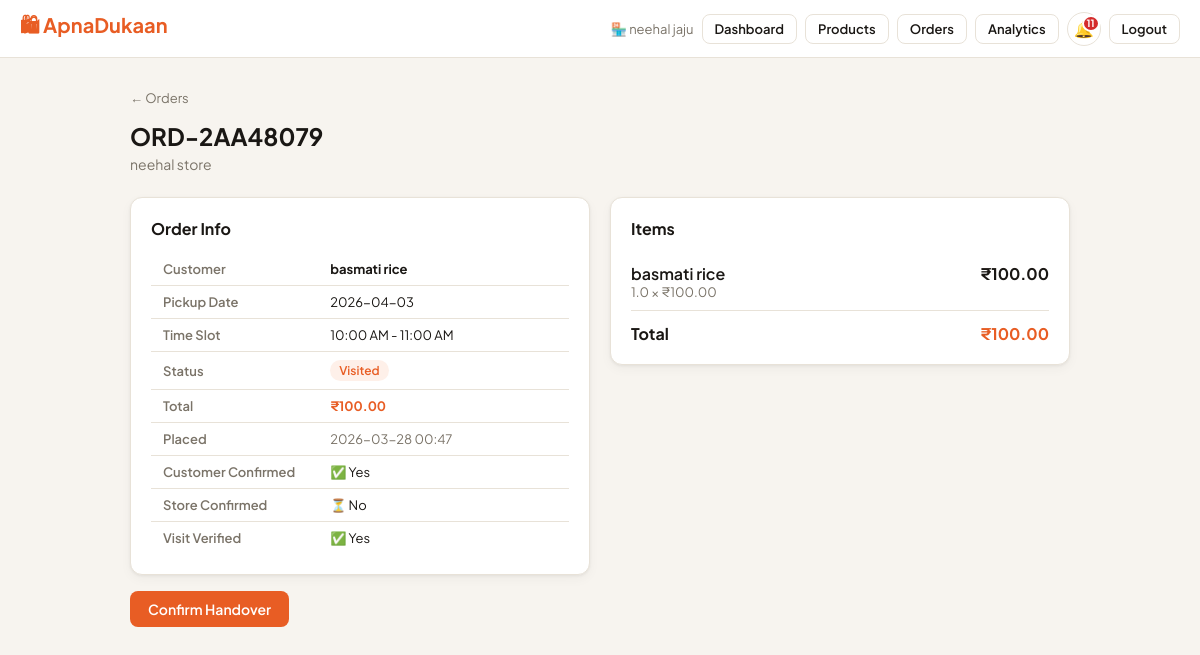
/owner/order/ORD-2AA48079 (signed in), run on the app's committed database.
### tables this page shows
CREATE TABLE stores(store_id TEXT PRIMARY KEY,owner_id TEXT NOT NULL,
  name TEXT NOT NULL,owner_name TEXT NOT NULL,address TEXT NOT NULL DEFAULT'',
  category TEXT NOT NULL DEFAULT'General',qr_code TEXT NOT NULL,
  points INTEGER NOT NULL DEFAULT 0,is_open INTEGER NOT NULL DEFAULT 1,
  is_approved INTEGER NOT NULL DEFAULT 1,
  description TEXT NOT NULL DEFAULT'',
  image_b64 TEXT,image_mime TEXT NOT NULL DEFAULT'image/jpeg',
  created_at TEXT NOT NULL DEFAULT(datetime('now')), latitude REAL, longitude REAL,
  FOREIGN KEY(owner_id) REFERENCES owners(owner_id));

CREATE TABLE orders(order_id TEXT PRIMARY KEY,customer_name TEXT NOT NULL,
  store_id TEXT NOT NULL,slot_id TEXT NOT NULL,
  pickup_date TEXT NOT NULL DEFAULT(date('now')),
  status TEXT NOT NULL DEFAULT'placed' CHECK(status IN
    ('placed','preparing','ready','visited','completed','no_show','failed')),
  total_amount REAL NOT NULL DEFAULT 0,customer_confirmed INTEGER NOT NULL DEFAULT 0,
  store_confirmed INTEGER NOT NULL DEFAULT 0,visit_verified INTEGER NOT NULL DEFAULT 0,
  placed_at TEXT NOT NULL DEFAULT(datetime('now')),completed_at TEXT,
  FOREIGN KEY(store_id) REFERENCES stores(store_id),
  FOREIGN KEY(slot_id) REFERENCES time_slots(slot_id));

CREATE TABLE time_slots(slot_id TEXT PRIMARY KEY,store_id TEXT NOT NULL,
  label TEXT NOT NULL,start_time TEXT NOT NULL,end_time TEXT NOT NULL,
  max_orders INTEGER NOT NULL DEFAULT 10,is_active INTEGER NOT NULL DEFAULT 1,
  FOREIGN KEY(store_id) REFERENCES stores(store_id) ON DELETE CASCADE);

CREATE TABLE order_items(item_id TEXT PRIMARY KEY,order_id TEXT NOT NULL,
  product_id TEXT NOT NULL,product_name TEXT NOT NULL,
  quantity REAL NOT NULL CHECK(quantity>0),unit_price REAL NOT NULL CHECK(unit_price>=0),
  subtotal REAL NOT NULL,
  FOREIGN KEY(order_id) REFERENCES orders(order_id) ON DELETE CASCADE);

### app.py (the view)
    @app.route("/owner/order/<order_id>")
    @owner_required
    def owner_order_detail(order_id):
        sid=session["store_id"]; conn=get_db()
        order=conn.execute("""SELECT o.*,s.name AS store_name,ts.label AS slot_label
            FROM orders o JOIN stores s ON o.store_id=s.store_id
            JOIN time_slots ts ON o.slot_id=ts.slot_id
            WHERE o.order_id=? AND o.store_id=?""",(order_id,sid)).fetchone()
        if not order: abort(404)
        items=conn.execute("SELECT * FROM order_items WHERE order_id=?",(order_id,)).fetchall()
        existing_rating=conn.execute("SELECT * FROM reviews WHERE reviewer_type='owner' AND reviewer_id=? "
                                     "AND target_type='customer' AND order_id=?",(sid,order_id)).fetchone()
        return render_template("owner_order_detail.html",order=order,items=items,existing_rating=existing_rating)

### app.py (called while the page is built)
def _register_db_hooks(app):
    @app.teardown_appcontext
    def close_db(exc=None):
        db = g.pop("db", None)
        if db: db.close()

def get_db():
    if "db" not in g:
        from flask import current_app
        g.db = sqlite3.connect(current_app.config["DB_PATH"], timeout=30, check_same_thread=False)
        g.db.row_factory = sqlite3.Row
        for pragma in ("PRAGMA journal_mode=WAL","PRAGMA busy_timeout=30000",
                       "PRAGMA synchronous=NORMAL","PRAGMA foreign_keys=ON"):
            g.db.execute(pragma)
    return g.db

def get_unread_count(recipient_type, recipient_id):
    try:
        r = get_db().execute(
            "SELECT COUNT(*) FROM notifications WHERE recipient_type=? AND recipient_id=? AND is_read=0",
            (recipient_type, recipient_id)).fetchone()
        return r[0] if r else 0
    except Exception:
        return 0

def owner_required(f):
    @wraps(f)
    def d(*a,**kw):
        if not session.get("owner_id"):
            flash("Please log in to access your store dashboard.","error")
            return redirect(url_for("owner_login"))
        return f(*a,**kw)
    return d

def _register_security_headers(app):
    @app.after_request
    def add_headers(response):
        h = response.headers
        h["X-Content-Type-Options"]="nosniff"; h["X-Frame-Options"]="SAMEORIGIN"
        h["X-XSS-Protection"]="1; mode=block"; h["Referrer-Policy"]="strict-origin-when-cross-origin"
        h["Permissions-Policy"]="geolocation=(self),microphone=(),camera=()"
        if app.config.get("SESSION_COOKIE_SECURE"):
            h["Strict-Transport-Security"]="max-age=31536000; includeSubDomains"
        if request.path.startswith(("/owner/","/my-","/control-panel/")):
            h["Cache-Control"]="no-store,no-cache,must-revalidate,private"
        return response

### templates/owner_order_detail.html (shortened to what this page needs)
{% extends "base.html" %}
{% block content %}
<div style="margin-bottom:14px;"><a href="/owner/orders" style="font-size:13px;color:var(--muted);">← Orders</a></div>
<h1 class="page-title">{{ order.order_id }}</h1>
<p class="page-subtitle">{{ order.store_name }}</p>
<div class="grid2" style="gap:20px;align-items:start;">
  <div>
    <div class="card" style="margin-bottom:16px;">
      <div style="font-weight:700;margin-bottom:14px;">Order Info</div>
      <table class="spec-table">
        <tr><td>Customer</td><td><strong>{{ order.customer_name }}</strong></td></tr>
        <tr><td>Pickup Date</td><td>{{ order.pickup_date if order.pickup_date else '—' }}</td></tr>
        <tr><td>Time Slot</td><td>{{ order.slot_label }}</td></tr>
        <tr><td>Status</td><td><span class="badge status-{{ order.status }}">{{ order.status|title }}</span></td></tr>
        <tr><td>Total</td><td><strong style="color:var(--orange);">₹{{ "%.2f"|format(order.total_amount) }}</strong></td></tr>
        <tr><td>Placed</td><td style="color:var(--muted);">{{ order.placed_at[:16] }}</td></tr>
        <tr><td>Customer Confirmed</td><td>{% if order.customer_confirmed %}✅ Yes{% else %}⏳ No{% endif %}</td></tr>
        <tr><td>Store Confirmed</td><td>{% if order.store_confirmed %}✅ Yes{% else %}⏳ No{% endif %}</td></tr>
        <tr><td>Visit Verified</td><td>{% if order.visit_verified %}✅ Yes{% else %}⏳ No{% endif %}</td></tr>
      </table>
    </div>
    <div style="display:flex;gap:8px;flex-wrap:wrap;">
      {% if order.status == 'visited' and not order.store_confirmed %}
      <form method="POST" action="/owner/order/{{ order.order_id }}/confirm">
        <button class="btn btn-primary" type="submit">Confirm Handover</button>
      </form>
      {% endif %}
    </div>
  </div>
  <div>
    <div class="card" style="margin-bottom:16px;">
      <div style="font-weight:700;margin-bottom:14px;">Items</div>
      {% for item in items %}
      <div style="display:flex;justify-content:space-between;padding:10px 0;border-bottom:1px solid var(--border);">
        <div>
          <div style="font-weight:600;">{{ item.product_name }}</div>
          <div style="font-size:13px;color:var(--muted);">{{ item.quantity }} × ₹{{ "%.2f"|format(item.unit_price) }}</div>
        </div>
        <div style="font-weight:700;">₹{{ "%.2f"|format(item.subtotal) }}</div>
      </div>
      {% endfor %}
      <div style="display:flex;justify-content:space-between;padding-top:12px;font-weight:700;font-size:16px;">
        <span>Total</span><span style="color:var(--orange);">₹{{ "%.2f"|format(order.total_amount) }}</span>
      </div>
    </div>
  </div>
</div>
{% endblock %}

### templates/base.html (shortened to what this page needs)
<!DOCTYPE html>
<html lang="en">
<head>
</head>
<body>
<nav class="nav">
  <a href="/" class="nav-brand">🛍 ApnaDukaan</a>
  <div class="nav-actions">
    <div id="nav-menu" class="nav-menu">
      {% if session.customer_name %}
      <span class="nav-user">👤 {{ session.customer_name }}</span>
      <form action="/search_product" method="GET" class="nav-search">
        <input
          type="text"
          name="q"
          placeholder="Search products..."
          class="nav-search-input"
        >
      </form>
      <a href="/my-orders" class="btn btn-outline btn-sm">🛒 My Orders</a>
      <a href="/my-points" class="btn btn-outline btn-sm">⭐ Points</a>
      <a href="/scan" class="btn btn-outline btn-sm">📷 Scan</a>
      {% if cart_count > 0 %}
        <span class="points-pill">🛒 {{ cart_count }} · ₹{{ cart_total }}</span>
      {% endif %}
      <a href="/notifications" class="notif-bell nav-item nav-highlight" title="Notifications">
        <span class="notif-bell-icon">🔔{% if notif_count > 0 %}<span class="notif-dot">{{ notif_count if notif_count < 100 else '99+' }}</span>{% endif %}</span><span>Notifications</span>
      </a>
      <a href="/customer/logout" class="btn btn-outline btn-sm">Logout</a>
    {% elif session.owner_id %}
      <span class="nav-user">🏪 {{ owner_name }}</span>
      <a href="/owner/dashboard" class="btn btn-outline btn-sm">Dashboard</a>
      <a href="/owner/products" class="btn btn-outline btn-sm">Products</a>
      <a href="/owner/orders" class="btn btn-outline btn-sm">Orders</a>
      <a href="/owner/analytics" class="btn btn-outline btn-sm">Analytics</a>
      <a href="/owner/notifications" class="notif-bell nav-item nav-highlight" title="Notifications">
        <span class="notif-bell-icon">🔔{% if notif_count > 0 %}<span class="notif-dot">{{ notif_count if notif_count < 100 else '99+' }}</span>{% endif %}</span><span>Notifications</span>
      </a>
      <a href="/owner/logout" class="btn btn-outline btn-sm">Logout</a>
    {% endif %}
    </div>
    </div>
</nav>
<div class="container">
  {% block content %}{% endblock %}
</div>
</body>
</html>

### templates/base.html (style rules this page uses)
:root { --bg:#F7F4EF;--card:#fff;--border:#E8E2D8;--text:#1A1714;--muted:#7A7368; --orange:#E85D24;--ol:#FEF0E9;--green:#1D9E75;--gl:#EAF7F1;--blue:#185FA5;--bl:#EBF3FC; --red:#D42B2B;--rl:#FEF0F0;--yellow:#CA8A04;--yl:#FEFCE8;--r:12px; --sh:0 1px 3px rgba(0,0,0,.06),0 4px 12px rgba(0,0,0,.04); }
* { box-sizing:border-box;margin:0;padding:0; }
body { font-family:'Plus Jakarta Sans',sans-serif;background:var(--bg);color:var(--text);min-height:100vh; }
a { color:inherit;text-decoration:none; }
.nav { background:var(--card);border-bottom:1px solid var(--border);padding:0 20px; display:flex;align-items:center;justify-content:space-between;height:58px;position:sticky;top:0;z-index:100; }
.nav-brand { font-size:20px;font-weight:700;color:var(--orange); }
.nav-actions { display:flex;align-items:center;gap:8px;flex-wrap:wrap; }
.nav-user { font-size:13px;color:var(--muted); }
.container { max-width:980px;margin:0 auto;padding:28px 20px; }
.page-title { font-size:24px;font-weight:700;margin-bottom:4px; }
.page-subtitle { font-size:14px;color:var(--muted);margin-bottom:24px; }
.card { background:var(--card);border:1px solid var(--border);border-radius:var(--r);padding:20px;box-shadow:var(--sh); }
.btn { display:inline-flex;align-items:center;gap:6px;padding:9px 18px;border-radius:8px; font-size:14px;font-weight:600;cursor:pointer;border:none;transition:all .15s;font-family:inherit; }
.btn-primary { background:var(--orange);color:#fff; }
.btn-outline { background:transparent;border:1.5px solid var(--border);color:var(--text); }
.btn-sm { padding:6px 12px;font-size:13px; }
.badge { display:inline-flex;align-items:center;gap:4px;font-size:12px;font-weight:600;padding:3px 9px;border-radius:20px; }
.status-visited { background:var(--ol);color:var(--orange); }
.grid2 { display:grid;grid-template-columns:1fr 1fr;gap:16px; }
.spec-table { width:100%;border-collapse:collapse;font-size:13px; }
.spec-table td { padding:8px 12px;border-bottom:1px solid var(--border); }
.spec-table tr:last-child td { border-bottom:none; }
.spec-table td:first-child { font-weight:600;color:var(--muted);width:40%; }
.notif-bell { position:relative;display:inline-flex;align-items:center;justify-content:center; width:34px;height:34px;border-radius:50%;border:1.5px solid var(--border); background:var(--card);cursor:pointer;font-size:16px;transition:all .15s; }
.notif-bell-icon { position:relative;display:inline-flex;align-items:center;justify-content:center;line-height:1; }
.notif-dot { position:absolute;top:-6px;right:-6px;background:var(--red);color:#fff; border-radius:50%;min-width:17px;height:17px;font-size:10px;font-weight:700; display:flex;align-items:center;justify-content:center;padding:0 3px; border:2px solid var(--card); }
.nav-menu { display: flex;align-items: center;gap: 8px }

### data on the page
stores: owner_name "neehal jaju", store_name "neehal store"
orders: order_id "ORD-2AA48079", customer_name "basmati rice", pickup_date "2026-04-03", status "Visited", total_amount "100.00", placed_at "2026-03-28 00:47"
time_slots: slot_label "10:00 AM - 11:00 AM"
order_items: product_name "basmati rice", quantity "1.0", unit_price "100.00", subtotal "100.00"

### other printed values
{{ notif_count if notif_count < 100 else '99+' }} "11"
